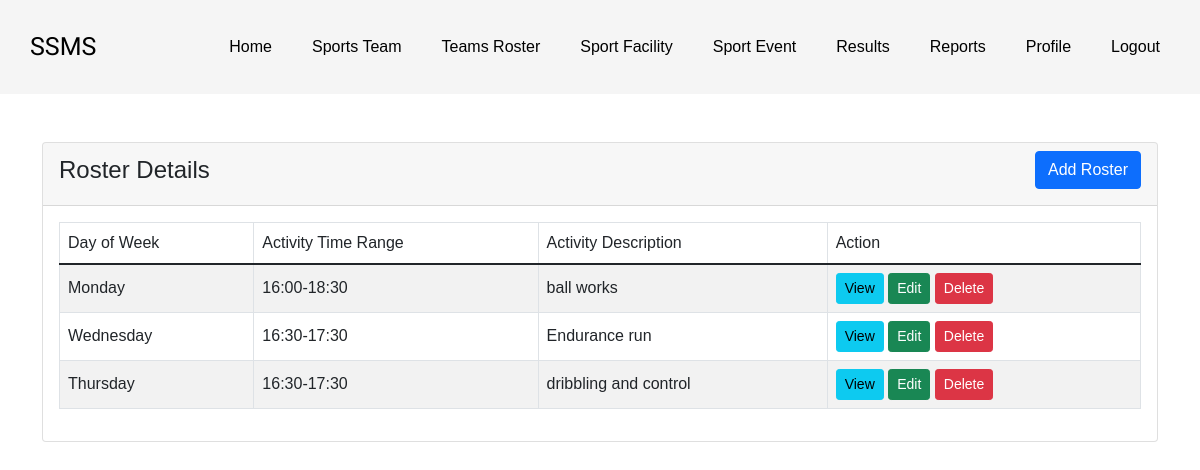
The page /coach/teams_roster_details.php (signed in) on the database its author committed.
### tables this page shows
CREATE TABLE `teams_roster` (
  `id` int(11) NOT NULL,
  `coach_id` int(11) DEFAULT NULL,
  `day_of_week` enum('Monday','Tuesday','Wednesday','Thursday','Friday','Saturday','Sunday') DEFAULT NULL,
  `activity_time_range` varchar(50) DEFAULT NULL,
  `activity_description` varchar(255) DEFAULT NULL
);

### coach/teams_roster_details.php (the view, shortened to what this page needs)
<?php
require '../includes/dbh.inc.php';
?>
<!doctype html>
<html lang="en">
<head>
    <link href="https://cdn.jsdelivr.net/npm/bootstrap@5.1.3/dist/css/bootstrap.min.css" rel="stylesheet">
</head>
<?php include('../includes/coach_header.inc.php'); ?>
<body>
<div class="container mt-5">
    <div class="row">
        <div class="col-md-12">
            <div class="card">
                <div class="card-header">
                    <h4 class="d-flex justify-content-between align-items-center">
                        <span>Roster Details</span>
                        <a href="teams_roster_create.php" class="btn btn-primary">Add Roster</a>
                    </h4>
                </div>
                <div class="card-body table-responsive">
                    <table class="table table-bordered table-striped">
                        <thead>
                        <tr>
                            <th>Day of Week</th>
                            <th>Activity Time Range</th>
                            <th>Activity Description</th>
                            <th>Action</th>
                        </tr>
                        </thead>
                        <tbody>
                        <?php
                        $coach_id = $_SESSION['user_id'];
                        $query = "SELECT * FROM teams_roster WHERE coach_id = '$coach_id'";
                        $query_run = mysqli_query($con, $query);
                        if (mysqli_num_rows($query_run) > 0) {
                            foreach ($query_run as $roster) {
                                ?>
                                <tr>
                                    <td><?= $roster['day_of_week']; ?></td>
                                    <td><?= $roster['activity_time_range']; ?></td>
                                    <td><?= $roster['activity_description']; ?></td>
                                    <td>
                                        <a href="teams_roster_view.php?id=<?= $roster['id']; ?>" class="btn btn-info btn-sm">View</a>
                                        <a href="teams_roster_edit.php?id=<?= $roster['id']; ?>" class="btn btn-success btn-sm">Edit</a>
                                        <form action="teams_roster_details.php" method="POST" class="d-inline">
                                            <button type="submit" class="btn btn-danger btn-sm">Delete</button>
                                        </form>
                                    </td>
                                </tr>
                                <?php
                            }
                        } else {
                            echo "<h5>No Record Found!</h5>";
                        }
                        ?>
                        </tbody>
                    </table>
                </div>
            </div>
        </div>
    </div>
</div>
</body>
</html>

### css/coach_homepage.css (style rules this page uses)
body { margin: 0; box-sizing: border-box; font-family: Arial, sans-serif; }

### rows shown on the page
teams_roster: day_of_week "Monday", activity_time_range "16:00-18:30", activity_description "ball works"
teams_roster: day_of_week "Wednesday", activity_time_range "16:30-17:30", activity_description "Endurance run"
teams_roster: day_of_week "Thursday", activity_time_range "16:30-17:30", activity_description "dribbling and control"
